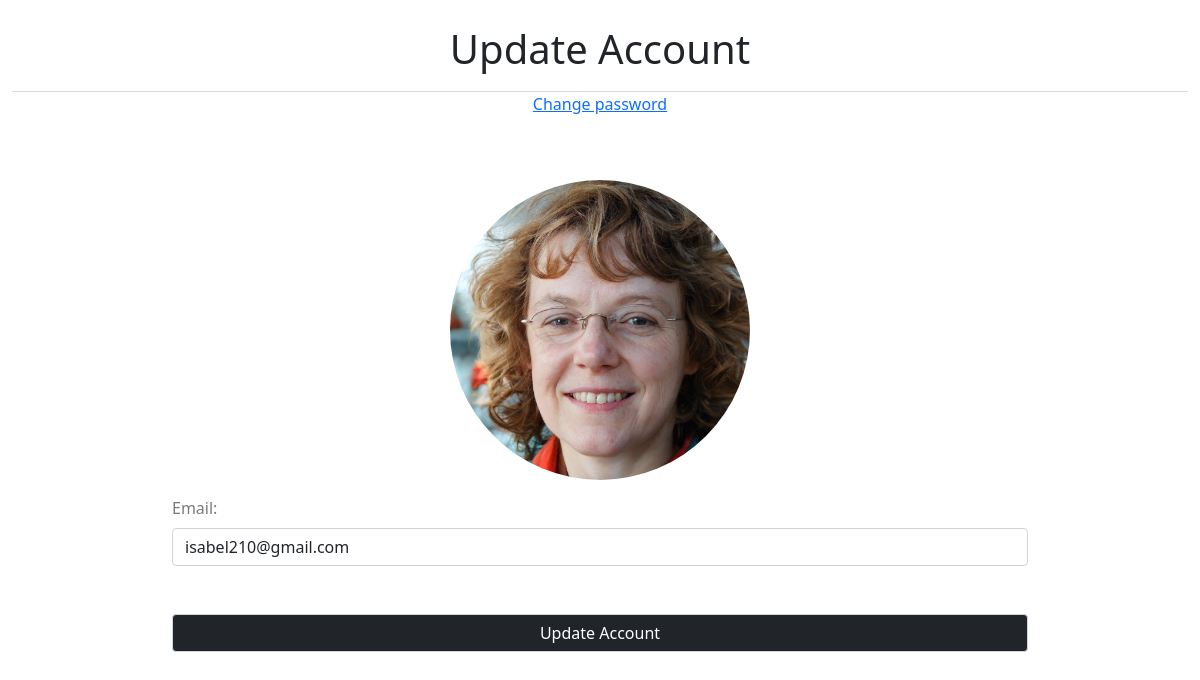
The page /user_profile/update/ (signed in) on the database its author committed.
### users/models.py (models this page shows, shortened)
class Account(models.Model):
    id              = models.AutoField(primary_key=True)
    user            = models.ForeignKey(UserAccount,on_delete=models.CASCADE)
    first_name      = models.CharField(max_length=200)
    last_name       = models.CharField(max_length=200)
    date_of_birth   = models.DateField(default=datetime.date.today)
    gender_choice   = (('male','male'),('feminine','feminine'),('undefined','undefined'))
    gender          = models.CharField(max_length=10, default='male', choices=gender_choice)
    nationality     = CountryField()
    class Meta:
        abstract = True

class Teachers(Account):
    course          = models.ForeignKey(to='main_app.Courses',on_delete=models.DO_NOTHING,null=True,blank=True)
    profile_picture = models.ImageField(blank=True,null=True, upload_to=location_teachers)
    class Meta():
        verbose_name        = 'Teacher'
        verbose_name_plural = 'Teachers'
    @property
    def email(self):
        return str(self.user)

class UserAccount(AbstractBaseUser,PermissionsMixin):
    email           = models.EmailField(unique=True)
    groups          = models.ManyToManyField(Group,blank=True)
    date_joined     = models.DateTimeField(auto_now_add=timezone.now())
    last_login      = models.DateTimeField(auto_now=timezone.now())
    is_active       = models.BooleanField(default=True)
    is_superuser    = models.BooleanField(default=False)
    is_staff        = models.BooleanField(default=False)
    objects = UserManager()
    USERNAME_FIELD  = 'email'
    def __str__(self):
        return self.email

### users/views.py (the view, shortened to what this page needs)
# urls.py: path('user_profile/update/',views.UserProfileUpdate.as_view(),name='user_update'),
class UserProfileUpdate(UpdateView):
    success_url   = reverse_lazy('user_profile')
    model         = UserAccount
    form_class    = UserAccountForm
    template_name = 'user_update_form.html'
    def get_object(self):
        user = self.request.user
        return UserAccount.objects.get(email=user)
    def get_context_data(self, **kwargs):
        context = super().get_context_data(**kwargs)
        context['user'] = GetAccount.get(self.request.user)
        return context

### users/forms.py
class UserAccountForm(forms.ModelForm):
    class Meta:
        model  = UserAccount
        exclude = ('password','password1','password2','user_permissions','groups','is_active','is_staff','is_superuser',)

### users/utils.py (called while the page is built)
    def get(user):
        if Students.objects.filter(user=user).exists(): return Students.objects.get(user=user)
        elif Teachers.objects.filter(user=user).exists(): return Teachers.objects.get(user=user)
        else: return None

### users/templates/user_update_form.html (shortened to what this page needs)
{% extends 'base.html' %}
{% load static %}
{% block content %}
<link rel="stylesheet" href="{% static 'main_app/css/form.css' %}">
<div class="container-fluid">
    <div class="title">
        <h1>Update Account</h1>
    </div>
    <div class="password" style="text-align:center">
        <a href="{% url 'password_change' user.email %}">
        Change password</a>
    </div>
    <form method="POST" enctype="multipart/form-data">
        <img src="{{user.profile_picture.url}}" width="300px" style="padding: 1rem 0; margin: auto; border-radius: 50%">
        {{form}}
        <input type="submit" value="Update Account"  style="margin: 2.5rem 0;">
    </form>
</div>
{% endblock %}

### static/main_app/css/form.css (style rules this page uses)
.container-fluid .title { border-bottom: 1px solid #d9dadc; padding: 25px 0 10px; text-align: center; }
form { padding: 3rem; display: grid; }
form input,textarea { display: block; width: 100%; padding: .375rem .75rem; font-size: 1rem; font-weight: 400; line-height: 1.5; color: #212529; background-color: #fff; background-clip: padding-box; border: 1px solid #ced4da; -webkit-appearance: none; -moz-appearance: none; appearance: none; border-radius: .25rem; transition: border-color .15s ease-in-out,box-shadow .15s ease-in-out; }
form input,textarea,select { margin: 0.5rem 0; }
form label { color: rgb(122, 122, 122); }
form input[type=submit] { background: #212529; color: white; }
@media (min-width:800px) { form { padding: 3rem 10rem 1rem; } }

### rows shown on the page
Teachers: profile_picture (picture)
UserAccount: email "isabel210@gmail.com"
